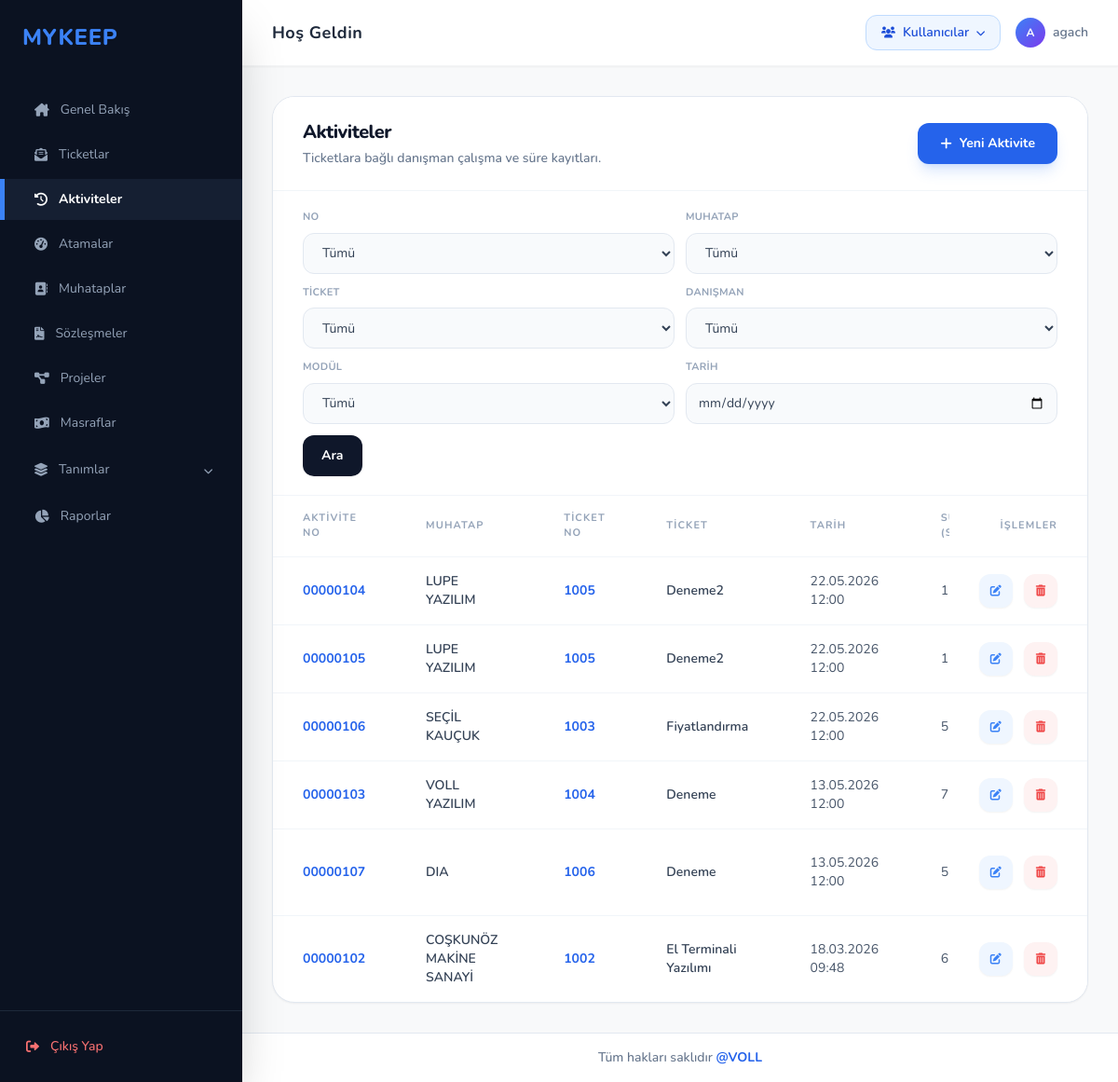
/aktiviteler/ (signed in), run on an earlier commit of the app's database.
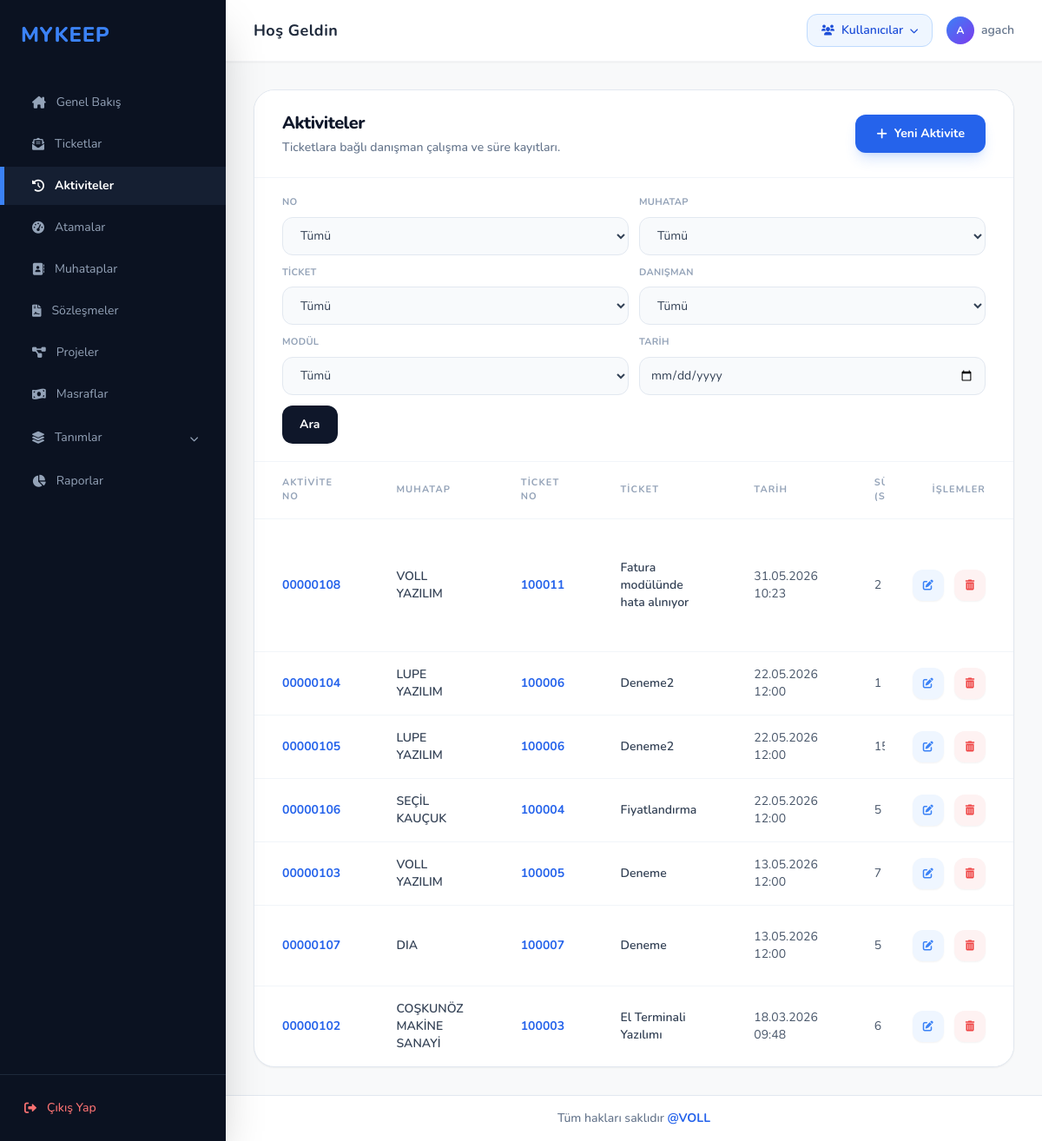
And on a later commit of the database.
### ticket/models.py (models this page shows, shortened)
class aktivite ( models.Model):
    number = models.IntegerField(auto_created= True,primary_key=True,unique=True, blank=True)
    ticketno = models.ForeignKey("ticket",to_field="ticketno", on_delete=models.CASCADE ,null=True)
    date = models.DateTimeField(blank = False, auto_now_add=False, null=False)
    time = models.IntegerField(null=False, blank=True)
    danisman = models.ForeignKey("modul.danisman", to_field="username", on_delete=models.CASCADE, null=True)
    modul = models.ForeignKey("modul.bolum", to_field="kod", on_delete=models.CASCADE, null=True)
    aciklama = models.TextField(null=True, blank=True)

class ticket(models.Model):
    ticketno = models.IntegerField(primary_key=True, unique=True, blank=True)
    konu: models.CharField= models.CharField(max_length=100)
    unvan = models.ForeignKey("muhatap.muhatap", to_field="unvan", on_delete=models.CASCADE, null=True)
    sozlesmeno = models.ForeignKey("sozlesme.sozlesmeler", to_field="sozlesmeno", on_delete=models.CASCADE, null=True)
    bolumkod = models.ForeignKey("modul.bolum", to_field="kod", on_delete=models.CASCADE, null=True)
    destekturu = models.ForeignKey("destekturu.destektur", to_field="definition", on_delete=models.PROTECT, null=True)
    taleptarih = models.DateTimeField(default=timezone.now)
    termintarih = models.DateTimeField(null=True, blank=True)
    oncelikkod = models.ForeignKey("destekturu.oncelik", to_field="kod", on_delete=models.CASCADE, null=True)
    aciklama = models.TextField(null=True, blank=True)
    durumtanim = models.ForeignKey("statu", to_field="durumtanim", on_delete=models.CASCADE, null=True)
    faturadurum = models.ForeignKey("faturalama", to_field="faturadurum", on_delete=models.CASCADE, null=True)
    danisman = models.ManyToManyField("modul.danisman", blank=True, related_name="ticket_danismanlar")
    efor = models.FloatField(null=True, blank=True)
    onay = models.BooleanField(default=False)
    musteri_ticket_no = models.CharField(max_length=50, null=True, blank=True, verbose_name="Müşteri Ticket No")

### muhatap/models.py (models this page shows, shortened)
class muhatap(models.Model):
    unvan = models.CharField(max_length=100,unique=True)
    vkn = models.CharField(max_length=11)
    adres = models.TextField()
    telefon =models.CharField(max_length=10, null=True)
    grupkod = models.ForeignKey("hesapgrubu", to_field="grupkod", on_delete=models.CASCADE ,null=True)
    slug = models.SlugField(max_length=100,unique=True,null=True)
    aktif = models.BooleanField(default=False,null=True)

### ticket/views.py (the view, shortened to what this page needs)
# urls.py: path('aktiviteler/', ticket_views.aktivite_listesi, name='aktivite_listesi'),
def aktivite_listesi(request):
    aktiviteler = aktivite.objects.select_related("ticketno", "ticketno__unvan", "danisman", "modul").all().order_by("-date")
    aktivite_no = request.GET.get("aktivite_no", "").strip()
    muhatap = request.GET.get("muhatap", "").strip()
    ticket_secimi = request.GET.get("ticket", "").strip()
    danisman = request.GET.get("danisman", "").strip()
    modul = request.GET.get("modul", "").strip()
    tarih = request.GET.get("tarih", "").strip()
    if aktivite_no:
        aktiviteler = aktiviteler.filter(number=aktivite_no)
    if muhatap:
        aktiviteler = aktiviteler.filter(ticketno__unvan__pk=muhatap)
    if ticket_secimi:
        aktiviteler = aktiviteler.filter(ticketno_id=ticket_secimi)
    if danisman:
        aktiviteler = aktiviteler.filter(danisman__username=danisman)
    if modul:
        aktiviteler = aktiviteler.filter(modul_id=modul)
    if tarih:
        aktiviteler = aktiviteler.filter(date__date=tarih)
    a_qs = aktivite.objects.select_related("ticketno", "ticketno__unvan").order_by("number")
    context = {
        "aktiviteler": aktiviteler,
        "aktivite_nolari": a_qs.values_list("number", flat=True),
        "filtre_ticketlari": ticket.objects.filter(aktivite__in=a_qs).distinct().order_by("-ticketno"),
        "filtre_muhataplari": ticket._meta.get_field("unvan").remote_field.model.objects.filter(ticket__aktivite__in=a_qs).distinct().order_by("unvan"),
        "secili_aktivite_no": aktivite_no,
        "secili_muhatap": muhatap,
        "secili_ticket": ticket_secimi,
        "secili_danisman": danisman,
        "secili_modul": modul,
        "tarih": tarih,
        "form": AktiviteForm(user=request.user),
    }
    return render(request, "aktivite_listesi.html", context)

### modul/models.py (called while the page is built)
    def __str__(self):
        return f"{self.program}-{self.isim}"

    def __str__(self):
        return f"{self.isim}"

### templates/aktivite_listesi.html (shortened to what the changed rows need)
{% extends 'base.html' %}
{% block content %}
<div class="bg-white border border-slate-200 rounded-3xl shadow-sm overflow-hidden">
    <div class="px-8 py-6 border-b border-slate-100 flex justify-between items-center bg-white">
        <div>
            <h2 class="text-xl font-extrabold text-slate-900 tracking-tight">Aktiviteler</h2>
        </div>
    </div>
    <div class="overflow-x-auto">
    <table class="w-full min-w-[1360px] text-left border-collapse">
        <thead>
            <tr class="text-[11px] uppercase tracking-widest text-slate-400 font-bold border-b border-slate-100">
                <th class="px-8 py-4">Aktivite No</th>
                <th class="px-8 py-4">Muhatap</th>
                <th class="px-8 py-4">Ticket No</th>
                <th class="px-8 py-4">Ticket</th>
                <th class="px-8 py-4">Tarih</th>
                <th class="px-8 py-4">Süre (Saat)</th>
                <th class="px-8 py-4">Danışman</th>
                <th class="sticky right-0 bg-white px-8 py-4 text-right shadow-[-8px_0_12px_-12px_rgba(15,23,42,0.45)]">İşlemler</th>
            </tr>
        </thead>
        <tbody class="divide-y divide-slate-100">
            {% for a in aktiviteler %}
            <tr class="hover:bg-slate-50 transition">
                <td class="px-8 py-4 text-sm font-bold">
                    <a href="{% url 'aktivite_duzenle' a.pk %}" class="text-blue-600 hover:text-blue-800 hover:underline">
                        {{ a.number|stringformat:"08d" }}
                    </a>
                </td>
                <td class="px-8 py-4 text-sm">
                    {% if a.ticketno and a.ticketno.unvan %}
                        <a href="{% url 'muhatap_duzenle' a.ticketno.unvan.pk %}" class="font-semibold text-slate-700 hover:text-blue-700 hover:underline">
                            {{ a.ticketno.unvan.unvan }}
                        </a>
                    {% else %}
                        <span class="text-slate-400">-</span>
                    {% endif %}
                </td>
                <td class="px-8 py-4 text-sm font-bold">
                    {% if a.ticketno %}
                        <a href="{% url 'ticket_duzenle' a.ticketno.pk %}" class="text-blue-600 hover:text-blue-800 hover:underline">
                            {{ a.ticketno.ticketno }}
                        </a>
                    {% else %}
                        <span class="text-slate-400">-</span>
                    {% endif %}
                </td>
                <td class="px-8 py-4 text-sm">
                    <span class="font-semibold text-slate-700">{{ a.ticketno.konu|default:"-" }}</span>
                </td>
                <td class="px-8 py-4 text-sm text-slate-600">{{ a.date|date:"d.m.Y H:i" }}</td>
                <td class="px-8 py-4 text-sm text-slate-600">{{ a.time }}</td>
                <td class="px-8 py-4 text-sm text-slate-600">{{ a.danisman|default:"-" }}</td>
                <td class="sticky right-0 bg-white px-8 py-4 text-right space-x-2 whitespace-nowrap shadow-[-8px_0_12px_-12px_rgba(15,23,42,0.45)]">
                    <a href="{% url 'aktivite_duzenle' a.pk %}" class="w-9 h-9 rounded-xl bg-blue-50 text-blue-500 hover:bg-blue-500 hover:text-white inline-flex items-center justify-center transition shadow-sm">
                        <i class="fa-solid fa-pen-to-square text-xs"></i>
                    </a>
                    <a href="{% url 'aktivite_sil' a.pk %}" onclick="return confirm('Silinsin mi?')" class="w-9 h-9 rounded-xl bg-red-50 text-red-500 hover:bg-red-500 hover:text-white inline-flex items-center justify-center transition shadow-sm">
                        <i class="fa-solid fa-trash-can text-xs"></i>
                    </a>
                </td>
            </tr>
            {% empty %}
            <tr>
                <td colspan="10" class="px-8 py-10 text-center text-sm text-slate-400">Henüz aktivite eklenmemiş.</td>
            </tr>
            {% endfor %}
        </tbody>
    </table>
    </div>
</div>
{% endblock %}

What changed in the data, as far as the page shows it:
added aktivite: number "00000108", ticketno.unvan.unvan "VOLL YAZILIM", ticketno.ticketno "100011", ticketno.konu "Fatura modülünde hata alınıyor", date "31.05.2026 10:23", time "2"
changed aktivite "00000104": ticketno.ticketno "1005" → "100006"
changed aktivite "00000105": ticketno.ticketno "1005" → "100006"
changed aktivite "SEÇİL KAUÇUK": ticketno.ticketno "1003" → "100004"
changed aktivite "00000103": ticketno.ticketno "1004" → "100005"
changed aktivite "DIA": ticketno.ticketno "1006" → "100007"
changed aktivite "COŞKUNÖZ MAKİNE SANAYİ": ticketno.ticketno "1002" → "100003"
